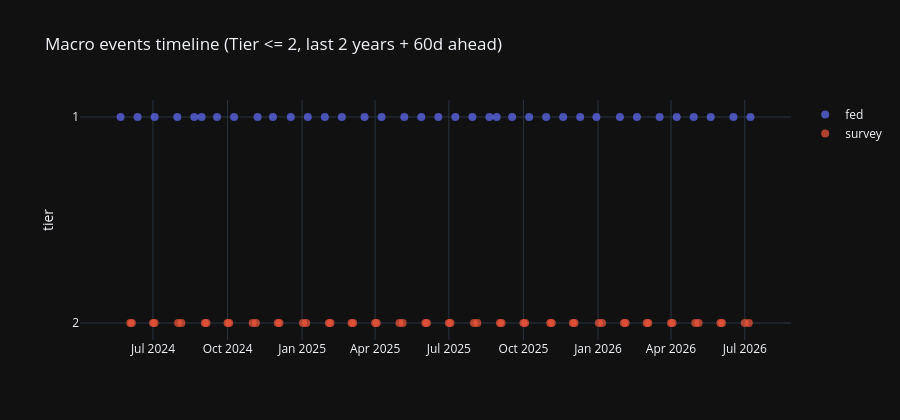

Source (notebook cell):
### Code cell
today = dt.date.today()
recent = filter_window(tier(df, 2), today - dt.timedelta(days=730), today + dt.timedelta(days=60))

fig = go.Figure()
for cat in sorted(recent["event_category"].unique()):
    sub = recent.filter(pl.col("event_category") == cat)
    fig.add_trace(go.Scatter(
        x=sub["release_date"],
        y=sub["tier"],
        mode="markers",
        name=cat,
        marker=dict(size=8, opacity=0.7),
        text=[f"{n} | {p or ''}" for n, p in zip(sub["event_name"], sub["period"])],
        hovertemplate="%{x|%Y-%m-%d}<br>%{text}<extra>" + cat + "</extra>",
    ))
fig.update_layout(
    title="Macro events timeline (Tier <= 2, last 2 years + 60d ahead)",
    yaxis=dict(title="tier", autorange="reversed", tickvals=[1, 2]),
    template="plotly_dark",
    height=420,
)
fig.show()

### Figure 1 — Plotly figure (JSON) as saved in the notebook; plotly's stock layout.template omitted (floating-point values rounded to 4 significant figures)
{"data": [{"hovertemplate": "%{x|%Y-%m-%d}<br>%{text}<extra>fed</extra>", "marker": {"opacity": 0.7, "size": 8}, "mode": "markers", "name": "fed", "text": ["FOMC Minutes | FOMC 2024-05-01", "FOMC Decision | ", "FOMC Minutes | FOMC 2024-06-12", "FOMC Decision | ", "FOMC Minutes | FOMC 2024-07-31", "Jackson Hole Opening Speech | 2024", "FOMC Decision | ", "FOMC Minutes | FOMC 2024-09-18", "FOMC Decision | ", "FOMC Minutes | FOMC 2024-11-07", "FOMC Decision | ", "FOMC Minutes | FOMC 2024-12-18", "FOMC Decision | ", "FOMC Minutes | FOMC 2025-01-29", "FOMC Decision | ", "FOMC Minutes | FOMC 2025-03-19", "FOMC Decision | ", "FOMC Minutes | FOMC 2025-05-07", "FOMC Decision | ", "FOMC Minutes | FOMC 2025-06-18", "FOMC Decision | ", "FOMC Minutes | FOMC 2025-07-30", "Jackson Hole Opening Speech | 2025", "FOMC Decision | ", "FOMC Minutes | FOMC 2025-09-17", "FOMC Decision | ", "FOMC Minutes | FOMC 2025-10-29", "FOMC Decision | ", "FOMC Minutes | FOMC 2025-12-10", "FOMC Decision | ", "FOMC Minutes | FOMC 2026-01-28", "FOMC Decision | ", "FOMC Minutes | FOMC 2026-03-18", "FOMC Decision | ", "FOMC Minutes | FOMC 2026-04-29", "FOMC Decision | ", "FOMC Minutes | FOMC 2026-06-17"], "type": "scatter", "x": ["2024-05-22T00:00:00", "2024-06-12T00:00:00", "2024-07-03T00:00:00", "2024-07-31T00:00:00", "2024-08-21T00:00:00", "2024-08-30T00:00:00", "2024-09-18T00:00:00", "2024-10-09T00:00:00", "2024-11-07T00:00:00", "2024-11-26T00:00:00", "2024-12-18T00:00:00", "2025-01-08T00:00:00", "2025-01-29T00:00:00", "2025-02-19T00:00:00", "2025-03-19T00:00:00", "2025-04-09T00:00:00", "2025-05-07T00:00:00", "2025-05-28T00:00:00", "2025-06-18T00:00:00", "2025-07-09T00:00:00", "2025-07-30T00:00:00", "2025-08-20T00:00:00", "2025-08-29T00:00:00", "2025-09-17T00:00:00", "2025-10-08T00:00:00", "2025-10-29T00:00:00", "2025-11-19T00:00:00", "2025-12-10T00:00:00", "2025-12-30T00:00:00", "2026-01-28T00:00:00", "2026-02-18T00:00:00", "2026-03-18T00:00:00", "2026-04-08T00:00:00", "2026-04-29T00:00:00", "2026-05-20T00:00:00", "2026-06-17T00:00:00", "2026-07-08T00:00:00"], "y": [1, 1, 1, 1, 1, 1, 1, 1, 1, 1, 1, 1, 1, 1, 1, 1, 1, 1, 1, 1, 1, 1, 1, 1, 1, 1, 1, 1, 1, 1, 1, 1, 1, 1, 1, 1, 1]}, {"hovertemplate": "%{x|%Y-%m-%d}<br>%{text}<extra>survey</extra>", "marker": {"opacity": 0.7, "size": 8}, "mode": "markers", "name": "survey", "text": ["ISM Manufacturing PMI | 2024-06", "ISM Services PMI | 2024-06", "ISM Manufacturing PMI | 2024-07", "ISM Services PMI | 2024-07", "ISM Manufacturing PMI | 2024-08", "ISM Services PMI | 2024-08", "ISM Manufacturing PMI | 2024-09", "ISM Services PMI | 2024-09", "ISM Manufacturing PMI | 2024-10", "ISM Services PMI | 2024-10", "ISM Manufacturing PMI | 2024-11", "ISM Services PMI | 2024-11", "ISM Manufacturing PMI | 2024-12", "ISM Services PMI | 2024-12", "ISM Manufacturing PMI | 2025-01", "ISM Services PMI | 2025-01", "ISM Manufacturing PMI | 2025-02", "ISM Services PMI | 2025-02", "ISM Manufacturing PMI | 2025-03", "ISM Services PMI | 2025-03", "ISM Manufacturing PMI | 2025-04", "ISM Services PMI | 2025-04", "ISM Manufacturing PMI | 2025-05", "ISM Services PMI | 2025-05", "ISM Manufacturing PMI | 2025-06", "ISM Services PMI | 2025-06", "ISM Manufacturing PMI | 2025-07", "ISM Services PMI | 2025-07", "ISM Manufacturing PMI | 2025-08", "ISM Services PMI | 2025-08", "ISM Manufacturing PMI | 2025-09", "ISM Services PMI | 2025-09", "ISM Manufacturing PMI | 2025-10", "ISM Services PMI | 2025-10", "ISM Manufacturing PMI | 2025-11", "ISM Services PMI | 2025-11", "ISM Manufacturing PMI | 2025-12", "ISM Services PMI | 2025-12", "ISM Manufacturing PMI | 2026-01", "ISM Services PMI | 2026-01", "ISM Manufacturing PMI | 2026-02", "ISM Services PMI | 2026-02", "ISM Manufacturing PMI | 2026-03", "ISM Services PMI | 2026-03", "ISM Manufacturing PMI | 2026-04", "ISM Services PMI | 2026-04", "ISM Manufacturing PMI | 2026-05", "ISM Services PMI | 2026-05", "ISM Manufacturing PMI | 2026-06", "ISM Services PMI | 2026-06", "ISM Manufacturing PMI | 2026-07", "ISM Services PMI | 2026-07"], "type": "scatter", "x": ["2024-06-03T00:00:00", "2024-06-05T00:00:00", "2024-07-01T00:00:00", "2024-07-03T00:00:00", "2024-08-01T00:00:00", "2024-08-05T00:00:00", "2024-09-03T00:00:00", "2024-09-05T00:00:00", "2024-10-01T00:00:00", "2024-10-03T00:00:00", "2024-11-01T00:00:00", "2024-11-05T00:00:00", "2024-12-02T00:00:00", "2024-12-04T00:00:00", "2025-01-02T00:00:00", "2025-01-06T00:00:00", "2025-02-03T00:00:00", "2025-02-05T00:00:00", "2025-03-03T00:00:00", "2025-03-05T00:00:00", "2025-04-01T00:00:00", "2025-04-03T00:00:00", "2025-05-01T00:00:00", "2025-05-05T00:00:00", "2025-06-02T00:00:00", "2025-06-04T00:00:00", "2025-07-01T00:00:00", "2025-07-03T00:00:00", "2025-08-01T00:00:00", "2025-08-05T00:00:00", "2025-09-02T00:00:00", "2025-09-04T00:00:00", "2025-10-01T00:00:00", "2025-10-03T00:00:00", "2025-11-03T00:00:00", "2025-11-05T00:00:00", "2025-12-01T00:00:00", "2025-12-03T00:00:00", "2026-01-02T00:00:00", "2026-01-06T00:00:00", "2026-02-02T00:00:00", "2026-02-04T00:00:00", "2026-03-02T00:00:00", "2026-03-04T00:00:00", "2026-04-01T00:00:00", "2026-04-03T00:00:00", "2026-05-01T00:00:00", "2026-05-05T00:00:00", "2026-06-01T00:00:00", "2026-06-03T00:00:00", "2026-07-01T00:00:00", "2026-07-06T00:00:00"], "y": [2, 2, 2, 2, 2, 2, 2, 2, 2, 2, 2, 2, 2, 2, 2, 2, 2, 2, 2, 2, 2, 2, 2, 2, 2, 2, 2, 2, 2, 2, 2, 2, 2, 2, 2, 2, 2, 2, 2, 2, 2, 2, 2, 2, 2, 2, 2, 2, 2, 2, 2, 2]}], "layout": {"height": 420, "title": {"text": "Macro events timeline (Tier <= 2, last 2 years + 60d ahead)"}, "yaxis": {"autorange": "reversed", "tickvals": [1, 2], "title": {"text": "tier"}}}}
